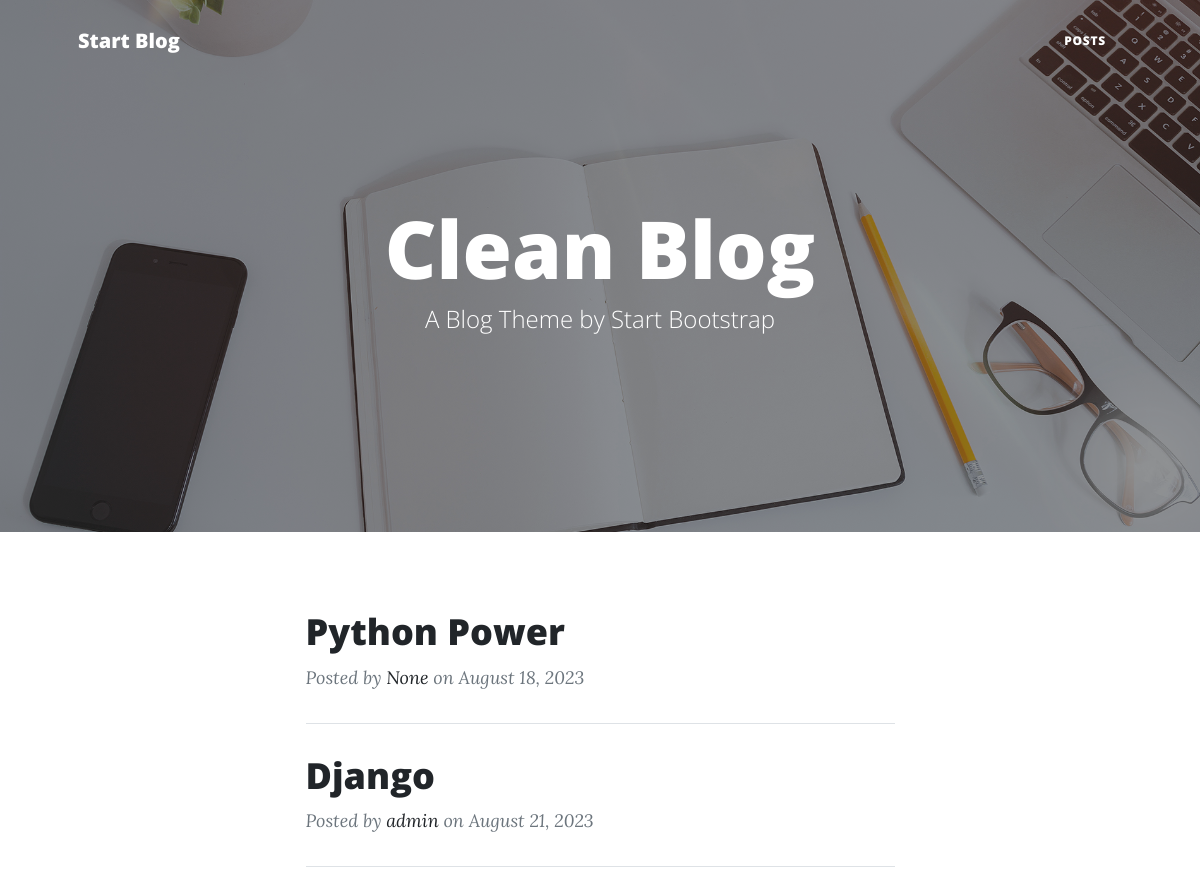
The page /blog/ (upper part) on the database as committed earlier.
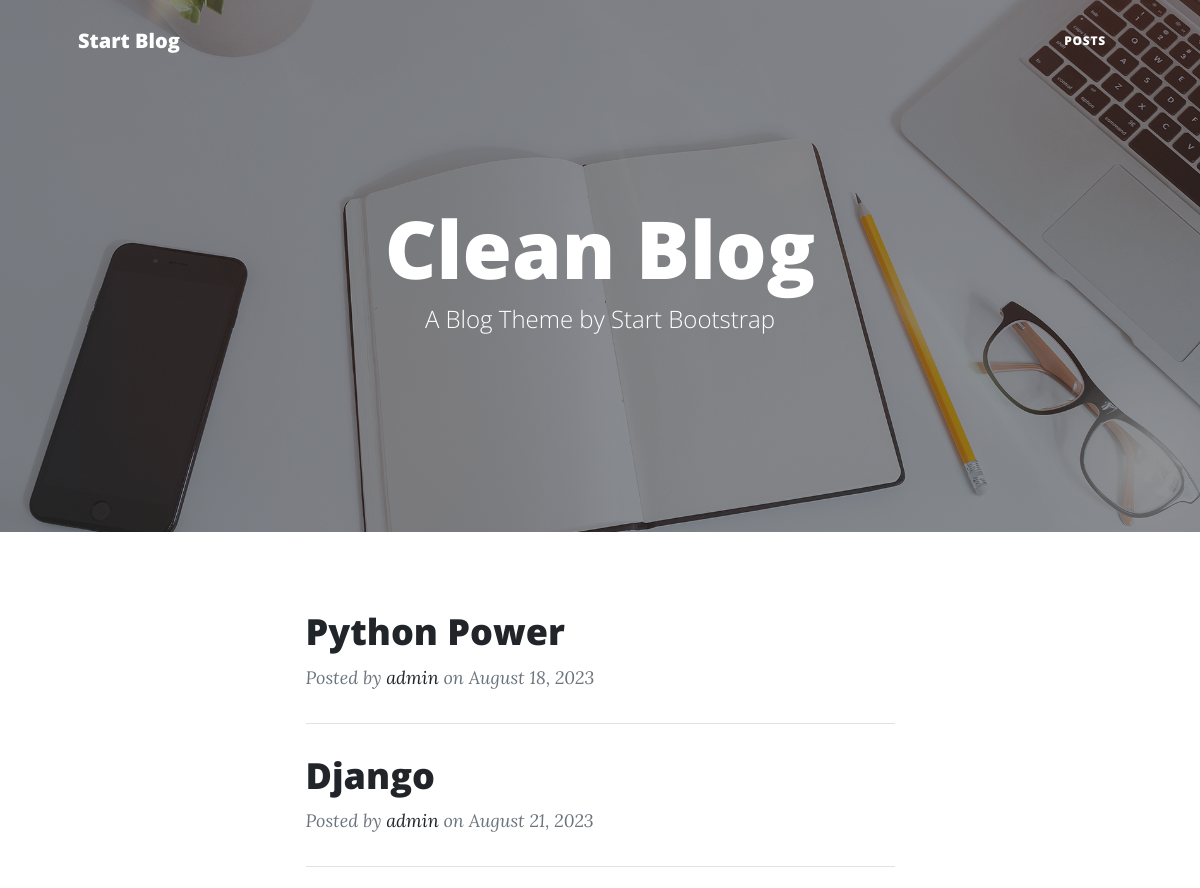
The same page on the database as committed later.
### posts/models.py (models this page shows, shortened)
class post(models.Model):
    author = models.ForeignKey(User,related_name='post_author',on_delete=models.SET_NULL,null=True)
    title = models.CharField(max_length=120)
    content = models.TextField(max_length=10000)
    publish_date = models.DateTimeField(default= timezone.now)
    tags = TaggableManager()
    image = models.ImageField(upload_to='posts', null=True)
    slug = models.SlugField(null=True, blank= True)

### posts/views2.py (the view)
# urls.py: path('blog/', PostList.as_view()),
class PostList(generic.ListView):
    model = post

### posts/templates/posts/post_list.html (shortened to what this page needs)
{% extends "base.html" %}
{% load static %}
{% block body %}
        <header class="masthead" style="background-image: url('{% static "assets/img/home-bg.jpg" %}')">
            <div class="container position-relative px-4 px-lg-5">
                <div class="row gx-4 gx-lg-5 justify-content-center">
                    <div class="col-md-10 col-lg-8 col-xl-7">
                        <div class="site-heading">
                            <h1>Clean Blog</h1>
                            <span class="subheading">A Blog Theme by Start Bootstrap</span>
                        </div>
                    </div>
                </div>
            </div>
        </header>
        <div class="container px-4 px-lg-5">
            <div class="row gx-4 gx-lg-5 justify-content-center">
                <div class="col-md-10 col-lg-8 col-xl-7">
                    {% for post in post_list %}
                        <div class="post-preview">
                            <a href="/blog/{{post.slug}}">
                                <h2 class="post-title">{{post.title}}</h2>
                            </a>
                            <p class="post-meta">
                                Posted by
                                <a href="#!">{{post.author}}</a>
                                on
                                {{post.publish_date|date:"F d, o"}}
                            </p>
                        </div>
                        <hr class="my-4" />
                    {% endfor %}
                </div>
            </div>
        </div>
{% endblock body %}

### templates/base.html (shortened to what this page needs)
{% load static %}
<!DOCTYPE html>
<html lang="en">
    <head>
        <link href="{% static 'css/styles.css' %}" rel="stylesheet" />
    </head>
    <body>
        <nav class="navbar navbar-expand-lg navbar-light" id="mainNav">
            <div class="container px-4 px-lg-5">
                <a class="navbar-brand" href="/blog/">Start Blog</a>
                <div class="collapse navbar-collapse" id="navbarResponsive">
                    <ul class="navbar-nav ms-auto py-4 py-lg-0">
                        <li class="nav-item"><a class="nav-link px-lg-3 py-3 py-lg-4" href="/blog/">posts</a></li>
                    </ul>
                </div>
            </div>
        </nav>
{% block body %}
{% endblock body %}
    </body>
</html>

Rows that differ between the two databases and show on the page:
changed post "Python Power": author "None" → "admin"
